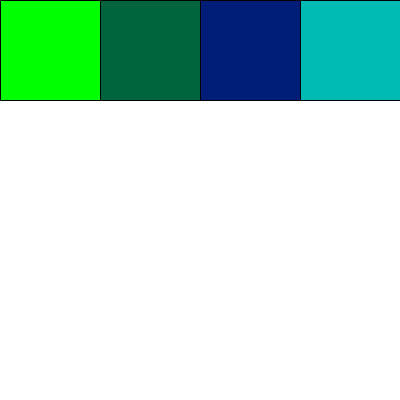
Frame 1 (no input)
Frame 60 (the mouse pressed at the canvas centre just before this capture): identical to frame 1, image omitted
Frame 120 (the mouse held since frame 60 and released just before this capture): identical to frame 1, image omitted

The Processing sketch that drew this single still picture (run headless with seeded random() and noise(); from frame 60 on, the mouse is pressed at the canvas centre):

// Processing sketch: processing_132648
// ── processing_132648.pde

// creHACKtivity workshop
// incontro 02 - esercizio 04
// ARRAYS and FOR loops

// creiamo 4 ARRAY
//dichiarazione dell'array + allocazione della memoria necessaria
int[] rs = new int[4];
//dichiarazione dell'array + allocazione della memoria e 
//inizializzazione degli elementi dell'array
int[] gs = {255, 100, 29, 186};
int[] bs = new int[4];


int L = 100;

// SETUP //////////////////////////////////////////////////
void setup() {
    size(400, 400);
    smooth();
    frameRate(24);
    
    // stampiamo i 4 elementi contenuti nel primo array
    // da notare che gli elementi di questo array sono
    // stati automaticamente inizializzati a 0 nel momento della 
    // allocazione della memoria
    for(int i=0; i < 4; i++) {
        println("elemento " + i + "-esimo dell'array 'rs' = " + rs[i]);
    }
    
    println();
    
    // stampiamo i 4 elementi contenuti nel secondo array
    for(int i=0; i < 4; i++) {
        println("elemento " + i + "-esimo dell'array 'gs' = " + gs[i]);
    }
    
    println();
    
    // inizializziamo i 4 elementi dell'array uno ad uno tramite il ciclo for
    // inoltre stampiamone il contenuto
    for(int i=0; i < 4; i++) {
        bs[i] = i*60;
        println("elemento " + i + "-esimo dell'array 'bs' = " + bs[i]);
    }
   
}


// DRAW ///////////////////////////////////////////////////
void draw() {
    
    background(255);
   
    stroke(0);
    
    // utilizziamo i 3 array per definire il colore di 4 rettangoli
    for(int i = 0; i < 4; i++) {
      fill(rs[i], gs[i], bs[i]);
      rect(i*L, 0, L, L);
    }
    
    
}
